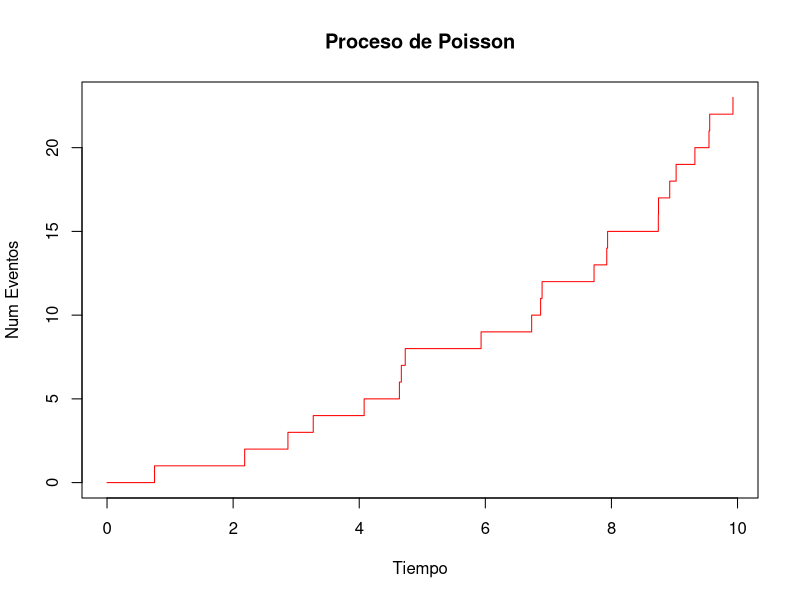
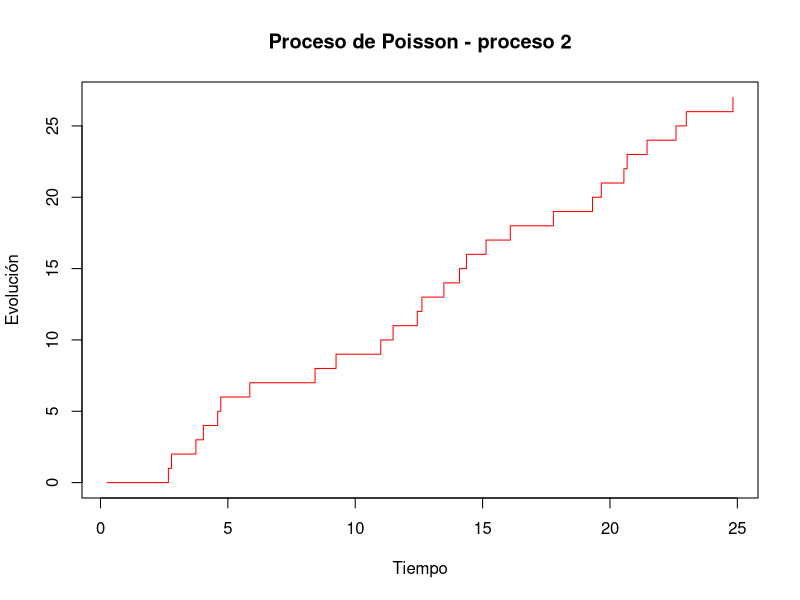
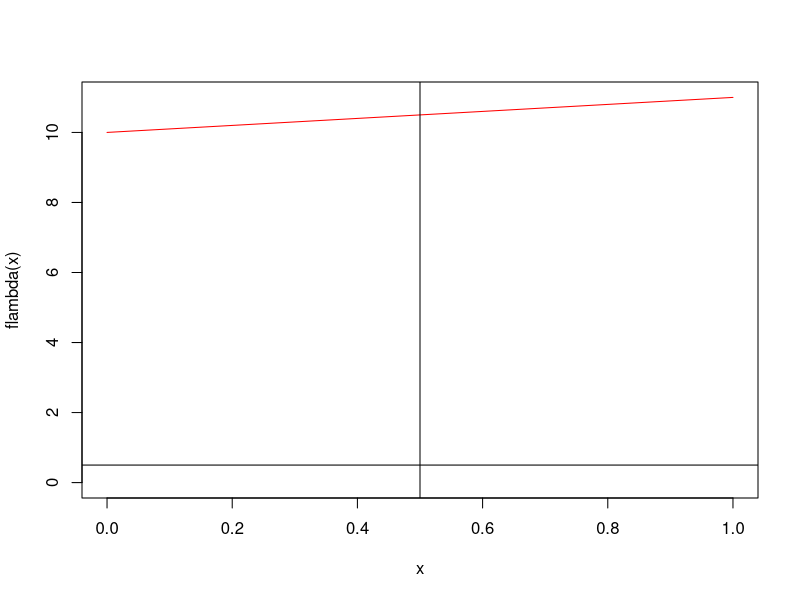
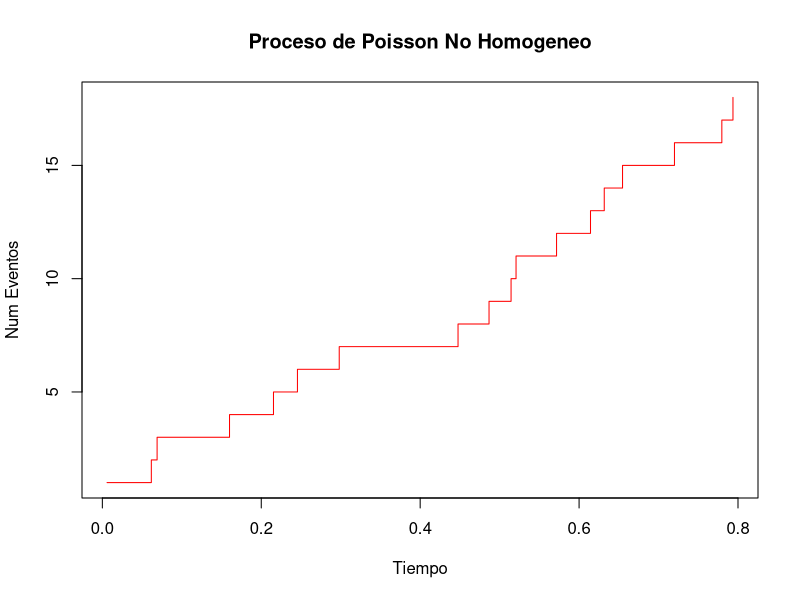

Write the R code that produced these figures, in order.
# Proceso de Poisson Homogéneos
pph <- function(T, lambda){
  t <- 0
  I <- 0
  S <- c()
  while(t < T){
    I <- I + 1
    S[I] <- t
     t <- t + (-1/lambda)*log(runif(1)) # t se genera como tiempo exponencial
  }
  return(S)
}
res <- pph(10, lambda= 3)
plot(res,0:(length(res)-1), type="s", main = "Proceso de Poisson", ylab = "Num Eventos", xlab = "Tiempo", col = "red")

# Esperanza Numero de arribos en el periodo T = 10
mean(sapply(1:1000, function(k){
  length(pph(10,lambda = 3))
}))

# Segunda alternativa: generrar uniformes y ordenar
pph2 <- function(T, lambda){
  N <- rpois(1, lambda = T*lambda)
  t <- sort(N*runif(N))
  return(t)
}

# Grafico del proceso de Poisson
res <- pph2(10, lambda = 3)
plot(res, 0:(length(res)-1), type="s", main = "Proceso de Poisson - proceso 2", ylab = "Evolución", xlab = "Tiempo", col = "red")

# Procesos de Poisson NO Homogeneo
flambda <- function(s){
  return(10 + s)
}

x <- seq(0,1,by = 0.01)
plot(x, flambda(x), type = "l", col = "red", ylim=c(0,11))
abline(v=0.5)
abline(h=0.5)

# Valido solo entre 0 y 1
ppnh <- function(T, n){ # n es el numero de particiones para el tiempo
  ti <- seq(0, T, length.out = (n+1))[-1] # Genera la particion y elimino el primer elemento que es 0.
  lambda_i <- flambda(ti)
  t <- I <- 0
  J <- 1
  S <- c()
  X <- (-1/lambda_i[J])*log(runif(1))
  while(J <= n){
    if((t + X > ti[J]) && (J == n)){
      break
    } else if((t + X > ti[J]) && (J < (n+1))){
      X <- (X - ti[J] + t)*lambda_i[J]/lambda_i[J+1] # En el libro esta mal
      t <- ti[J]
      J <- J + 1
    } else if(t + X <= ti[J]){
      t <- t + X 
       if (runif(1) <= flambda(t)/lambda_i[J]){
          I <- I + 1
          S[I] <- t
        }
      X <- (-1/lambda_i[J])*log(runif(1))
    } 
    }
  return(S)
}

res <- ppnh(T = 1,n = 5)
plot(res,1:(length(res)), type="s", main = "Proceso de Poisson No Homogeneo", ylab = "Num Eventos", xlab = "Tiempo", col = "red")

# Comprobación
mean(sapply(1:1000, function(k){mean(ppnh(T = 1,n = 8) < 0.5)})) # Ver que lado izquierdo y lado derecho no son los mismos
# Estudio: metodo de aceptacion y rechazo con cambio de geometria (adaptar el espacio acorde la figura para hacer aceptacion y rechazo en nuevo espacio)
